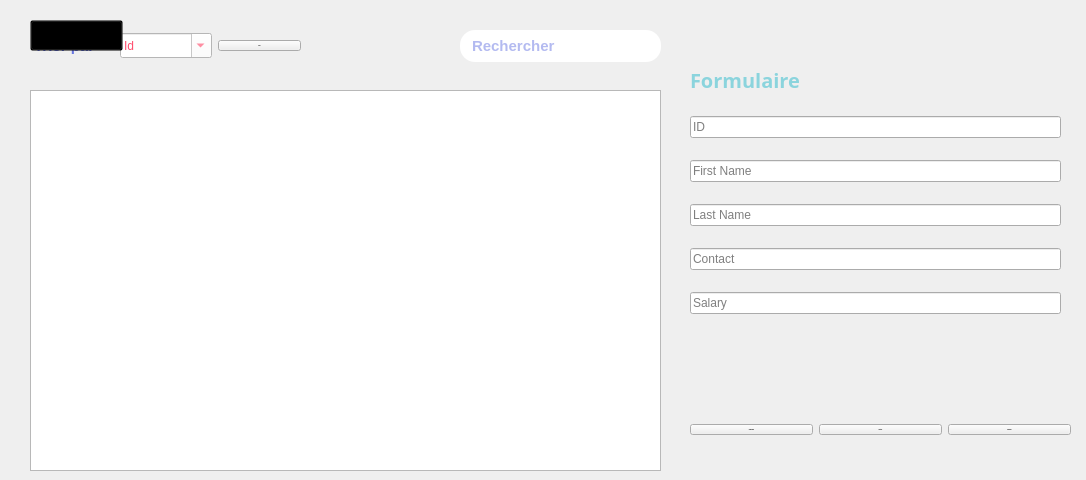
      <widget class="QWidget" name="page_3">
       <widget class="QLabel" name="lblBkImge_2">
        <property name="geometry">
         <rect>
          <x>922</x>
          <y>139</y>
          <width>130</width>
          <height>100</height>
         </rect>
        </property>
        <property name="styleSheet">
         <string notr="true">background-color:transparent;
</string>
        </property>
        <property name="text">
         <string/>
        </property>
       </widget>
       <widget class="QWidget" name="horizontalLayoutWidget_3">
        <property name="geometry">
         <rect>
          <x>30</x>
          <y>20</y>
          <width>271</width>
          <height>51</height>
         </rect>
        </property>
        <layout class="QHBoxLayout" name="horizontalLayout_3">
         <item>
          <widget class="QLabel" name="label_57">
           <property name="font">
            <font>
             <pointsize>-1</pointsize>
             <bold>true</bold>
            </font>
           </property>
           <property name="styleSheet">
            <string notr="true">color:#6876e1;
font-size:15px;</string>
           </property>
           <property name="text">
            <string> Trier par</string>
           </property>
          </widget>
         </item>
         <item>
          <widget class="QComboBox" name="trierPar_2">
           <property name="font">
            <font>
             <family>Montserrat</family>
             <pointsize>9</pointsize>
             <bold>true</bold>
            </font>
           </property>
           <property name="styleSheet">
            <string notr="true">background-color:white;
color:#FF4D6D;</string>
           </property>
           <property name="editable">
            <bool>true</bool>
           </property>
           <property name="currentText">
            <string>Id</string>
           </property>
           <item>
            <property name="text">
             <string>Id</string>
            </property>
           </item>
           <item>
            <property name="text">
             <string>FirstName</string>
            </property>
           </item>
           <item>
            <property name="text">
             <string>LastName</string>
            </property>
           </item>
           <item>
            <property name="text">
             <string>Contact</string>
            </property>
           </item>
           <item>
            <property name="text">
             <string>Salary</string>
            </property>
           </item>
          </widget>
         </item>
         <item>
          <widget class="QPushButton" name="trier_employee_2">
           <property name="font">
            <font>
             <family>Montserrat</family>
             <pointsize>-1</pointsize>
             <bold>true</bold>
            </font>
           </property>
           <property name="cursor">
            <cursorShape>PointingHandCursor</cursorShape>
           </property>
           <property name="styleSheet">
            <string notr="true">#trier_machine{
color:white;
background-color: rgb(85, 0, 255);
border-radius:15px;
}

#trier_machine:hover{
background-color:#ff531a;
}</string>
           </property>
           <property name="text">
            <string>Trier</string>
           </property>
          </widget>
         </item>
        </layout>
       </widget>
       <widget class="QLabel" name="label_20">
        <property name="geometry">
         <rect>
          <x>1056</x>
          <y>246</y>
          <width>21</width>
          <height>16</height>
         </rect>
        </property>
        <property name="font">
         <font>
          <pointsize>-1</pointsize>
          <bold>true</bold>
         </font>
        </property>
        <property name="styleSheet">
         <string notr="true">color:red;</string>
        </property>
        <property name="text">
         <string>*</string>
        </property>
       </widget>
       <widget class="QWidget" name="verticalLayoutWidget_2">
        <property name="geometry">
         <rect>
          <x>690</x>
          <y>100</y>
          <width>371</width>
          <height>231</height>
         </rect>
        </property>
        <layout class="QVBoxLayout" name="verticalLayout_2">
         <item>
          <widget class="QLineEdit" name="EmployeeID_2">
           <property name="placeholderText">
            <string>ID</string>
           </property>
          </widget>
         </item>
         <item>
          <widget class="QLineEdit" name="EmployeeFirstName_2">
           <property name="text">
            <string/>
           </property>
           <property name="placeholderText">
            <string>First Name</string>
           </property>
          </widget>
         </item>
         <item>
          <widget class="QLineEdit" name="EmployeeLastName_2">
           <property name="placeholderText">
            <string>Last Name</string>
           </property>
          </widget>
         </item>
         <item>
          <widget class="QLineEdit" name="EmployeeContact_2">
           <property name="placeholderText">
            <string>Contact</string>
           </property>
          </widget>
         </item>
         <item>
          <widget class="QLineEdit" name="EmployeeSalary_2">
           <property name="placeholderText">
            <string>Salary</string>
           </property>
          </widget>
         </item>
        </layout>
       </widget>
       <widget class="QLineEdit" name="search_c_2">
        <property name="geometry">
         <rect>
          <x>460</x>
          <y>30</y>
          <width>201</width>
          <height>32</height>
         </rect>
        </property>
        <property name="styleSheet">
         <string notr="true">border-radius:15px;
padding:4px;
padding-left:10px;
padding-right:15px;
color:#6876e1;
font-size:15px;
font-weight:bold;
</string>
        </property>
        <property name="text">
         <string/>
        </property>
        <property name="placeholderText">
         <string extracomment="Recherche">Rechercher</string>
        </property>
       </widget>
       <widget class="QPushButton" name="search_client_button_2">
        <property name="geometry">
         <rect>
          <x>630</x>
          <y>35</y>
          <width>21</width>
          <height>21</height>
         </rect>
        </property>
        <property name="cursor">
         <cursorShape>PointingHandCursor</cursorShape>
        </property>
        <property name="styleSheet">
         <string notr="true">
background-color: transparent;
border-image: url(:/IMG/IMG/search.png);
background: none;
border: none;
background-repeat: none;</string>
        </property>
        <property name="text">
         <string/>
        </property>
       </widget>
       <widget class="QLabel" name="label_4">
        <property name="geometry">
         <rect>
          <x>690</x>
          <y>70</y>
          <width>121</width>
          <height>20</height>
         </rect>
        </property>
        <property name="font">
         <font>
          <family>Montserrat</family>
          <pointsize>-1</pointsize>
          <bold>true</bold>
         </font>
        </property>
        <property name="styleSheet">
         <string notr="true">
color:#8bd4dd;
color:#8bd4dd;
font-size:20px;</string>
        </property>
        <property name="text">
         <string>Formulaire</string>
        </property>
       </widget>
       <widget class="QPushButton" name="refresh_2">
        <property name="geometry">
         <rect>
          <x>30</x>
          <y>20</y>
          <width>93</width>
          <height>31</height>
         </rect>
        </property>
        <property name="styleSheet">
         <string notr="true">background-color:transparent;
</string>
        </property>
        <property name="text">
         <string/>
        </property>
       </widget>
       <widget class="QWidget" name="horizontalLayoutWidget_4">
        <property name="geometry">
         <rect>
          <x>690</x>
          <y>390</y>
          <width>381</width>
          <height>80</height>
         </rect>
        </property>
        <layout class="QHBoxLayout" name="horizontalLayout_4">
         <item>
          <widget class="QPushButton" name="supprimer_employee_2">
           <property name="font">
            <font>
             <family>Montserrat</family>
             <pointsize>-1</pointsize>
             <bold>true</bold>
            </font>
           </property>
           <property name="cursor">
            <cursorShape>PointingHandCursor</cursorShape>
           </property>
           <property name="styleSheet">
            <string notr="true">#ajouter_machine{
color:white;
background-color:#6568F3;
border-radius:15px;
}

#ajouter_machine:hover{
background-color:#4144f1;
}</string>
           </property>
           <property name="text">
            <string>Supprimer</string>
           </property>
          </widget>
         </item>
         <item>
          <widget class="QPushButton" name="ajouter_employee_2">
           <property name="font">
            <font>
             <family>Montserrat</family>
             <pointsize>-1</pointsize>
             <bold>true</bold>
            </font>
           </property>
           <property name="cursor">
            <cursorShape>PointingHandCursor</cursorShape>
           </property>
           <property name="styleSheet">
            <string notr="true">#ajouter_machine{
color:white;
background-color:#6568F3;
border-radius:15px;
}

#ajouter_machine:hover{
background-color:#4144f1;
}</string>
           </property>
           <property name="text">
            <string>Ajouter</string>
           </property>
          </widget>
         </item>
         <item>
          <widget class="QPushButton" name="modifier_client_2">
           <property name="font">
            <font>
             <family>Montserrat</family>
             <pointsize>-1</pointsize>
             <bold>true</bold>
            </font>
           </property>
           <property name="cursor">
            <cursorShape>PointingHandCursor</cursorShape>
           </property>
           <property name="styleSheet">
            <string notr="true">#modifier_machine{
color:white;
background-color:#03BF8A;
border-radius:15px;
}

#modifier_machine:hover{
background-color:#02976d;
}
</string>
           </property>
           <property name="text">
            <string>Modifier</string>
           </property>
          </widget>
         </item>
        </layout>
       </widget>
       <widget class="QTableView" name="tableView_2">
        <property name="geometry">
         <rect>
          <x>30</x>
          <y>90</y>
          <width>631</width>
          <height>381</height>
         </rect>
        </property>
       </widget>
      </widget>
